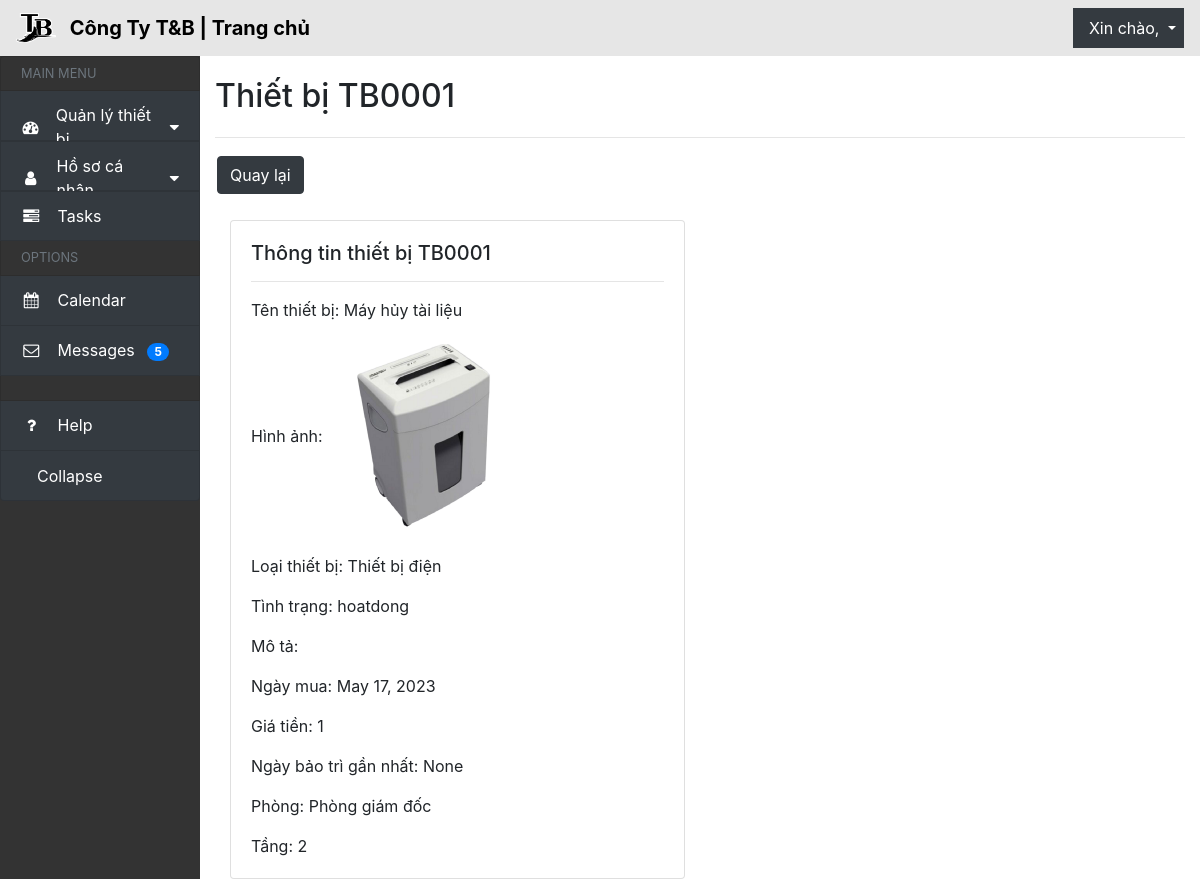
Page /thietbi/TB0001 on the earlier database version.
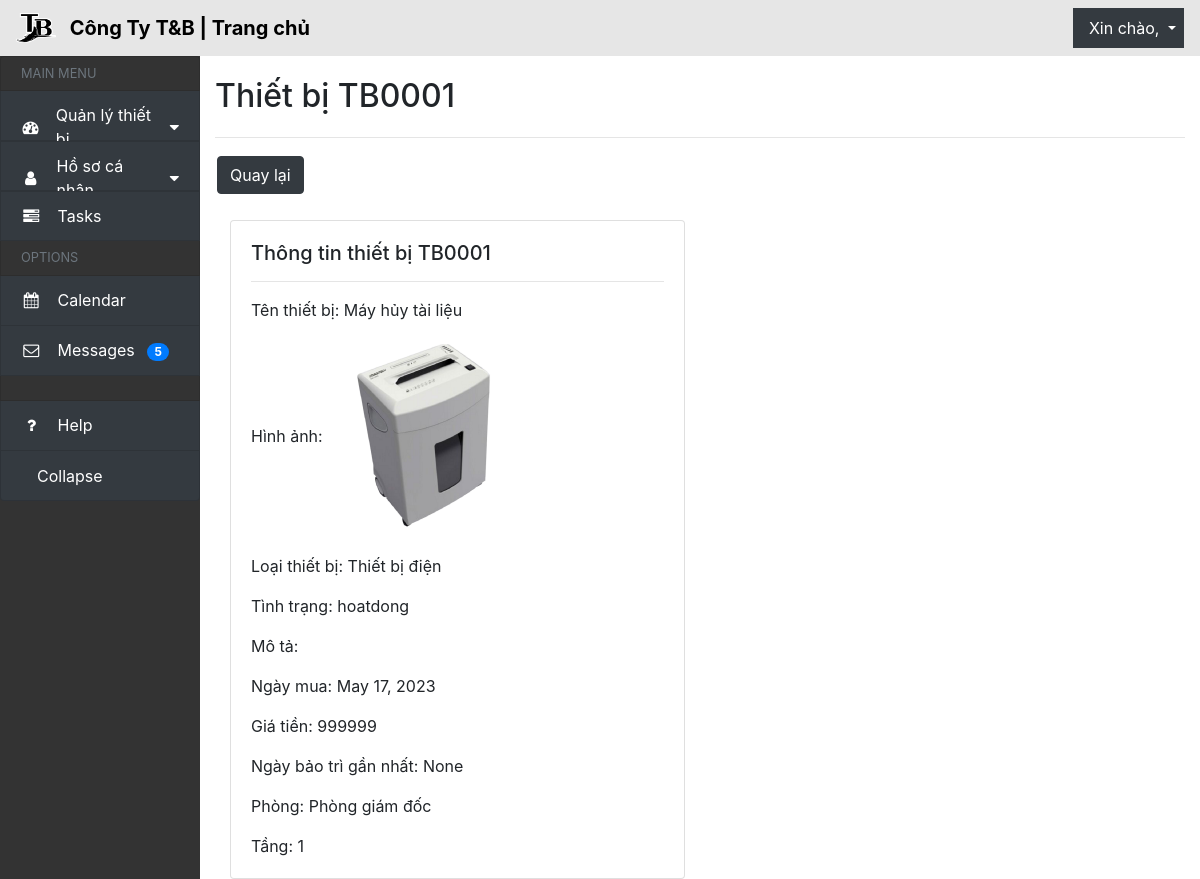
Same page on the later database version.
### QLthietbi_app/models.py (models this page shows, shortened)
class ThietBi(models.Model):
    id_thiet_bi = models.CharField(max_length=10, primary_key=True, blank=True, null=False, unique=True, editable=False)
    ten_thiet_bi = models.CharField(max_length=30, verbose_name='Tên thiết bị')
    loai_thiet_bi = models.ForeignKey(LoaiThietBi, on_delete=models.SET_NULL, null=True, verbose_name='Loại thiết bị')
    phong = models.ForeignKey(Phong, on_delete=models.SET_NULL, null=True,blank= True, verbose_name='Phòng')
    tang = models.ForeignKey(Tang, on_delete=models.SET_NULL, null=True,blank= True, verbose_name='Tầng')
    hinh_anh = models.ImageField(upload_to='images/', blank=False, null=False, verbose_name='Hình ảnh')
    ngay_mua = models.DateField(verbose_name='Ngày mua')
    gia_mua = models.IntegerField(verbose_name='Giá mua')
    tinh_trang_choices = [
        ('hoatdong', 'Hoạt động'),
        ('dangbaotri', 'Đang bảo trì'),
        ('bihong', 'Bị hỏng'),
    ]
    tinh_trang = models.CharField(max_length=10, choices=tinh_trang_choices, default='hoatdong', verbose_name='Tình trạng')
    ngay_bao_tri = models.DateField(verbose_name='Ngày bảo trì',blank=True, null=True)
    mo_ta = models.TextField(verbose_name='Mô tả', blank=True, null=True)
    class Meta:
        ordering = ['id_thiet_bi']
        verbose_name_plural = 'Thiết bị'

class Tang(models.Model):
    ten_tang = models.CharField(max_length=10,verbose_name='Số tầng')
    class meta:
        ordering = ['-ten_tang']
        verbose_name_plural = 'Tầng'
    def __str__(self):
        return self.ten_tang

class LoaiThietBi(models.Model):
    ten_loaithietbi = models.CharField(max_length=30, verbose_name='Tên loại thiết bị')
    class Meta:
        ordering = ['-ten_loaithietbi']
        verbose_name_plural = 'Loại thiết bị'
    def __str__(self):
        return self.ten_loaithietbi

class Phong(models.Model):
    tang = models.ForeignKey(Tang, on_delete=models.CASCADE, verbose_name='Tầng')
    ten_phong = models.CharField(max_length=30, verbose_name='Tên phòng')
    class Meta:
        ordering = ['-ten_phong']
        verbose_name_plural = 'Phòng'
    def __str__(self):
        return self.ten_phong

### QLthietbi_app/views.py (the view)
# urls.py: path('thietbi/<str:id_thiet_bi>', views.render_chitietthietbi, name='render_chitietthietbi'),
def render_chitietthietbi(request, id_thiet_bi):
    thietbi = ThietBi.objects.get(id_thiet_bi=id_thiet_bi)
    return render(request,"chitiettb.html", {'thietbi': thietbi})

### QLthietbi_app/templates/chitiettb.html (shortened to what the changed rows need)
{% load static %}
<!DOCTYPE html>
<html lang="en">
  <head>
    <link
      rel="stylesheet"
      href="https://cdn.jsdelivr.net/npm/bootstrap@4.6.2/dist/css/bootstrap.min.css"
    />
    <link
      rel="stylesheet"
      href="https://stackpath.bootstrapcdn.com/font-awesome/4.7.0/css/font-awesome.min.css"
    />
    <link
      rel="stylesheet"
      href="https://cdnjs.cloudflare.com/ajax/libs/normalize/8.0.1/normalize.min.css"
    />
    <link rel="stylesheet" href="../static/css/quanly.css" />
  </head>
  <body>
    <div class="row" id="body-row">
      <div class="col">
        <h1>Thiết bị {{thietbi.id_thiet_bi}}</h1>
        <hr />
        <a
          href="{% url 'QLthietbi_app:render_trangchinh' %}"
          class="btn btn-dark"
          >Quay lại</a
        >
        <br /><br />
        <div class="container">
          <div class="row">
            <div class="col-md-6">
              <div class="card">
                <div class="card-body">
                  <h5 class="card-title">
                    Thông tin thiết bị {{thietbi.id_thiet_bi}}
                  </h5>
                  <hr />
                  <p class="card-text">
                    Tên thiết bị: {{thietbi.ten_thiet_bi}}
                  </p>
                  <p class="card-img-fluid">
                    Hình ảnh:
                    <img
                      src="{{thietbi.hinh_anh.url}}"
                      alt="Hình ảnh thiết bị"
                      width="200"
                      height="200"
                    />
                  </p>
                  <p class="card-text">
                    Loại thiết bị: {{thietbi.loai_thiet_bi}}
                  </p>
                  <p class="card-text">Tình trạng: {{thietbi.tinh_trang}}</p>
                  <p class="card-text">Mô tả: {{thietbi.mo_ta}}</p>
                  <p class="card-text">Ngày mua: {{thietbi.ngay_mua}}</p>
                  <p class="card-text">Giá tiền: {{thietbi.gia_mua}}</p>
                  <p class="card-text">
                    Ngày bảo trì gần nhất: {{thietbi.ngay_bao_tri}}
                  </p>
                  <p class="card-text">Phòng: {{thietbi.phong}}</p>
                  <p class="card-text">Tầng: {{thietbi.tang}}</p>
                </div>
              </div>
            </div>
          </div>
        </div>
      </div>
    </div>
  </body>
</html>

Differences in the rows shown:
changed ThietBi "TB0001": gia_mua "1" → "999999"; tang "2" → "1"
